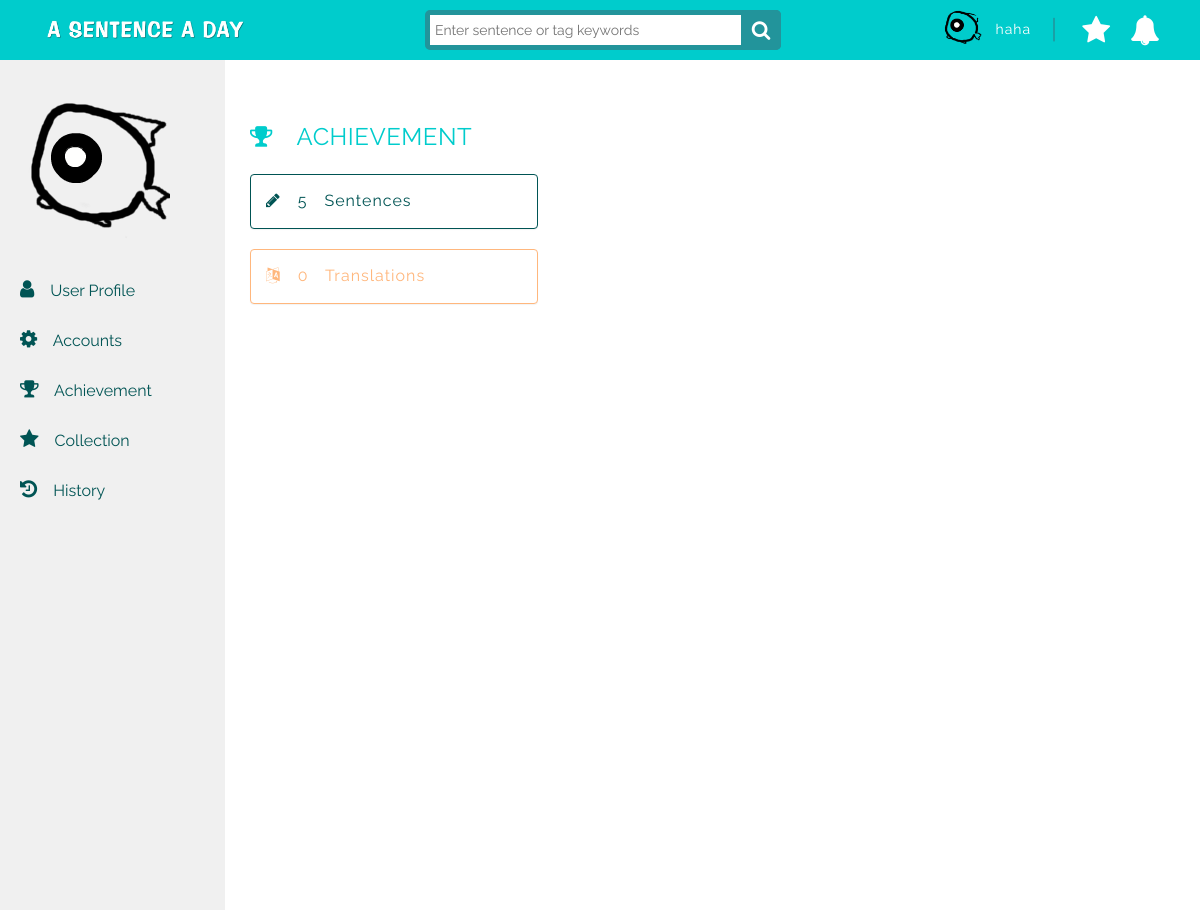
Before: /user/achievement/ (signed in) with the older database file.
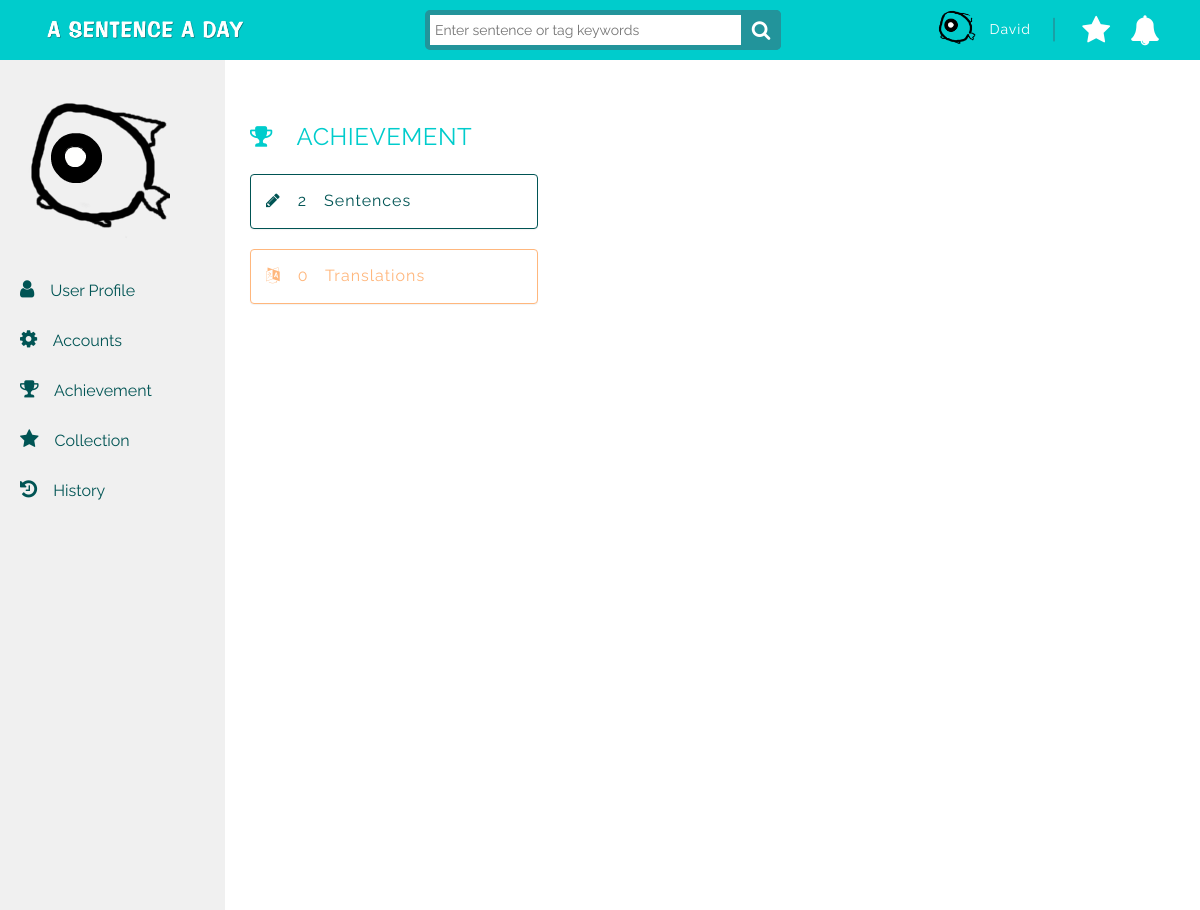
After: the same page with the newer database file.
### sentence/models.py (models this page shows)
class User(models.Model):
	UID = models.AutoField(primary_key=True)
	UserName = models.CharField(max_length=50, null=False)
	Email = models.EmailField(max_length=254,unique = True)
	Password = models.CharField(max_length=50, null=False)
	SocialID = models.BigIntegerField(null=True,unique = True)
 	UserIcon = models.ImageField(upload_to='UserIcon_folder',default='/static/images/fish.png')
	NativeLanguage = models.CharField(max_length=50, null=False)

### sentence/views.py (the view)
# urls.py: url(r'^user/achievement/', views.user_achievement),
def user_achievement(request):
    if request.session.get('UID'):
        usermodel = User.objects.get(UID=request.session.get('UID'))
        sentencemodel = Sentence.objects.filter(UID=usermodel.UID).count()
        translationmodel = Translation.objects.filter(UID=usermodel.UID).count()
        context = {'username': usermodel,'sentencemodel':sentencemodel,'extend_index': 'sentence/background.html'
            ,'translationmodel':translationmodel
        }
        return render(request, "sentence/user_achievement.html",context)
    else:
        context = {'extend_index': 'sentence/background.html'}
        return render(request, "sentence/user_achievement.html",context)

### sentence/templates/sentence/user_achievement.html
{% extends 'sentence/userSidebar.html' %}
{% load staticfiles %}
{% block pagecontent1 %}
<div class="container-fluid">
    <div class="row">
        <div class="profiletitle achievement"><i class="fa fa-trophy"></i>&emsp;ACHIEVEMENT</div>
        <div class="col-sm-4">
            {% if sentencemodel %}
                <div class="panel panel-default sentence">
                    <div class="panel-body sentence achievement">
                        <font class="achievement-content sentence"><i class="fa fa-pencil"></i>&emsp;{{sentencemodel}}&emsp;Sentences</font>
                    </div>
                </div>
            {% else %}
                <div class="panel panel-default sentence">
                    <div class="panel-body sentence achievement">
                        <font class="achievement-content sentence"><i class="fa fa-pencil"></i>&emsp;0&emsp;Sentences</font>
                    </div>
                </div>
            {% endif %}
            {% if translationmodel %}
                <div class="panel panel-default translation">
                    <div class="panel-body translation achievement">
                        <font class="achievement-content translation"><i class="fa fa-language"></i>&emsp;{{translationmodel}}&emsp;Translations</font>
                    </div>
                </div>
            {% else %}
                <div class="panel panel-default translation">
                    <div class="panel-body translation achievement">
                        <font class="achievement-content translation"><i class="fa fa-language"></i>&emsp;0&emsp;Translations</font>
                    </div>
                </div>
            {% endif %}
        </div>
        <div class="col-sm-4">
        </div>
    </div>
</div>
{% endblock pagecontent1 %}

### sentence/templates/sentence/userSidebar.html
{% extends extend_index %}
{% load staticfiles %}
{% block content1 %}
<div id="wrapper">
    <ul class="nav navbar-nav side-nav sidebar">
        <div class="sidebar-menu">
            <div class="sidebar-icon"><img src="{{username.UserIcon}}"></div>
            <a href="/user/profile"><p><i class="fa fa-user"></i>&emsp;User Profile</p></a>
            <a href="/user/account"><p><i class="fa fa-cog"></i>&emsp;Accounts</p></a>
            <a href="/user/achievement"><p><i class="fa fa-trophy"></i>&emsp;Achievement</p></a>
            <a href="/user/collection"><p><i class="fa fa-star"></i>&emsp;Collection</p></a>
            <a href="/user/history"><p><i class="fa fa-history"></i>&emsp;History</p></a>
        </div>
    </ul>
    <div id="page-wrapper">
    	{% block pagecontent1 %} {% endblock pagecontent1 %}
    </div>
</div>
{% endblock content1 %}

### sentence/templates/sentence/background.html (shortened to what the changed rows need)
{% load staticfiles %}
<!DOCTYPE html>
<html>
<head>
    <link rel="stylesheet" href="https://cdnjs.cloudflare.com/ajax/libs/normalize/5.0.0/normalize.min.css">
    <link rel="stylesheet" href="https://netdna.bootstrapcdn.com/bootstrap/3.3.7/css/bootstrap.min.css">
    <link rel="stylesheet" href="{% static 'icons-fonts/glyphicon-style.css' %}">
    <link href="https://file.myfontastic.com/aR4fpYP5juQuaFcCLbzkFZ/icons.css" rel="stylesheet">
    <link rel="stylesheet" href="https://maxcdn.bootstrapcdn.com/font-awesome/4.7.0/css/font-awesome.min.css">
    <link rel="stylesheet" href="{% static 'css/styles.css' %}">
    <link rel="stylesheet" href="{% static 'css/navbar.css' %}">
    <link rel="stylesheet" href="{% static 'css/textfield.css' %}">
    <link rel="stylesheet" href="{% static 'css/postcard.css' %}">
    <link rel="stylesheet" href="{% static 'css/sentence.css' %}">
    <link rel="stylesheet" href="{% static 'css/userMap.css' %}">
    <link rel="stylesheet" href="{% static 'css/userprofile.css' %}">
    <link href="{% static 'css/jqvmap.css' %}" media="screen" rel="stylesheet" type="text/css">
    <link rel="stylesheet" href="{% static 'css/sb-admin.css' %}">
    <link rel="stylesheet" href="{% static 'css/morris.css' %}">
    <link rel="stylesheet" href="https://code.jquery.com/ui/1.8.10/themes/smoothness/jquery-ui.css" type="text/css">
</head>
<body>
    <div class="header">
        <nav class="navbar-fixed-top" role="navigation">
            <div class="navbar header-1">
                <div class="container">
                    <div class="col-md-3 col-sm-6 col-xs-6 header-mobile-sm">
                        {% if not username %}
                        <div class="header-sm">
                            <span class="before-login">
                                <button type="button" class="btn1 btn-default navbar-btn" id="login-btn" data-toggle="modal">Log In</button>
                            </span>
                            <span class="before-login">
                                <button type="button" class="btn1 btn-default navbar-btn" id="signup-btn" data-toggle="modal">Sign Up</button>
                            </span>
                        </div>
                            <div class="modal fade" id="login-modal" role="dialog">
                                <div class="modal-dialog">
                                    <div id="login-box">
                                        <div class="top" style="padding: 15px;">
                                            <button type="button" class="close" data-dismiss="modal" style="outline: 0;"><i class="fa fa-times"></i></button>
                                        </div>
                                        <div class="left">
                                            <h1>Welcome back!</h1>
                                            <form method = "POST" action = "/login/">
                                              {% csrf_token %}
                                              {{ form.as_p }}
                                                <input type="text" name="email" placeholder="E-mail" required>
                                                <input type="password" name="password" placeholder="Password" required>
                                                <input type="submit" class="loginButton" name="login_submit" value="Log in">
                                            </form>
                                        </div>
                                        <div class="login-right">
                                            <button  class="social-signin facebook facebook-login-btn">Log in with facebook</button>
                                            <button class="social-signin google" id="customBtn-login">Log in with Google</button>
                                        </div>
                                        <div class="login-or">OR</div>
                                        <div class="mobile-login-right">
                                            <span><a href="" class="sm sm-anim1 sm-facebook icon-ao-facebook" target="_blank"></a></span>
                                            <span><a href="" class="sm sm-anim1 sm-googleplus icon-ao-google" target="_blank"></a></span>
                                        </div>
                                    </div>
                                </div>
                            </div>
                            <div class="modal fade" id="signup-modal" role="dialog">
                                <div class="modal-dialog">
                                    <div id="signup-box">
                                        <div class="top" style="padding: 15px;">
                                            <button type="button" class="close" data-dismiss="modal" style="outline: 0;"><i class="fa fa-times"></i></button>
                                        </div>
                                        <div class="left">
                                            <h1>Create an account</h1>
                                            <form name="signupform" method="POST" action="/login/">
                                                {% csrf_token %}
                                                {{ form.as_p }}
                                                <input type="text" name="name" placeholder="Username" required>
                                                <input type="text" name="email" placeholder="E-mail" required>
                                                <input type="password" name="password" placeholder="Password" required>
                                                <input type="password" name="password" placeholder="Retype password" required>
                                                <!-- <div>
                                                    <label class="label language">Choose your native language</label>
                                                    <select class="form-control language" name="language">
                                                        <option>Chinese</option>
                                                        <option>Japanese</option>
                                                        <option>Korean</option>
                                                        <option>Hindi</option>
                                                        <option>Thai</option>
                                                        <option>English</option>
                                                        <option>French</option>
                                                        <option>Spanish</option>
                                                        <option>Portuguese</option>
                                                        <option>German</option>
                                                        <option>Italian</option>
                                                        <option>Swedish</option>
                                                        <option>Russian</option>
                                                    </select>
                                                </div> -->
                                                <input type="submit" class="signupBtn" name="signup_submit" value="Sign me up" />
                                            </form>
                                        </div>
                                        <div class="signup-right">
                                            <button class="signupBtn social-signin facebook facebook-login-btn">Sign up with facebook</button>
                                            <button class="signupBtn social-signin google" id="customBtn-signup">Sign up with Google</button>
                                        </div>
                                        <div class="signup-or">OR</div>
                                        <div class="mobile-signup-right">
                                            <span><a href="" class="sm sm-anim1 sm-facebook icon-ao-facebook" target="_blank"></a></span>
                                            <span><a href="" class="sm sm-anim1 sm-googleplus icon-ao-google" target="_blank"></a></span>
                                        </div>
                                    </div>
                                </div>
                            </div>
                                    <div class="modal fade" id="asklanguage-modal" role="dialog">
                                        <div class="modal-dialog">
                                            <div id="asklanguage-box">
                                                <div class="top" style="padding: 15px;">
                                                    <button type="button" class="close" data-dismiss="modal" style="outline: 0;"><i class="fa fa-times"></i></button>
                                                </div>
                                                <div class="asklanguagebox-content">
                                                    <h2>About you ...</h2>
                                                    <div class="form-group input-group">
                                                          <label>Choose your native language</label>
                                                          <select class="form-control" id="user_language">
                                                                <option>Chinese</option>
                                                                <option>Japanese</option>
                                                                <option>Korean</option>
                                                                <option>Hindi</option>
                                                                <option>Thai</option>
                                                                <option>English</option>
                                                                <option>French</option>
                                                                <option>Spanish</option>
                                                                <option>Portuguese</option>
                                                                <option>German</option>
                                                                <option>Italian</option>
                                                                <option>Swedish</option>
                                                                <option>Russian</option>
                                                            </select>
                                                      </div>
                                                      <input type="submit" class="confirmRegisterBtn" name="signup_submit" value="Sign me up" />
                                                </div>
                                            </div>
                                        </div>
                                    </div>
                        {% else %}
                        <div class="header-sm user">
                            <span class="after-login">
                                  <a href="#" class="dropdown-toggle" data-toggle="dropdown" role="button" aria-expanded="false">
                                  {% if username %}
                                    <img src="{{ username.UserIcon }}" height="40" width="40" id="user-pic">
                                    <span id="user-name"><font color=#fff>{{username.UserName}}</font></span>
                                  {% else %}
                                    <i class="fa fa-user-circle" style="font-size: 30px; color:#FFF" id="user-pic"></i>
                                  {% endif %}
                                  </a>
                            </span>
                        </div>
                        {% endif %}
                    </div>
                </div>
            </div>
        </nav>
    </div>
    <div class="body"> {% block content1 %} {% endblock content1 %} </div>
</body>
</html>

Changed rows visible on the page:
changed User: UserName "haha" → "David"
Other visible differences:
{{ sentencemodel }}: "5" → "2"
